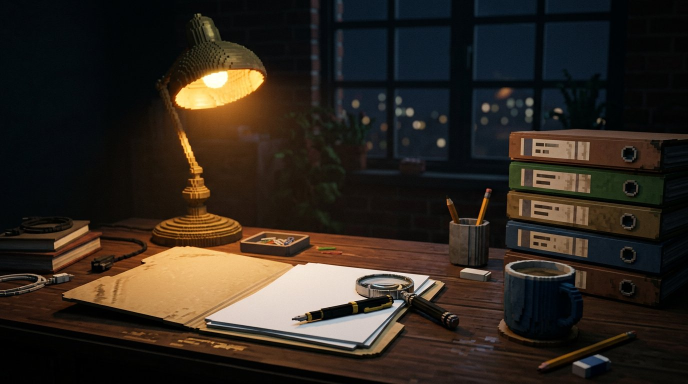
#> input picture assets/v2/b_desk.jpg, 1376 x 768 px, found by its file name (shown at 1/2 size)
$ python dossier.py
#> lines starting #> are read from the running program, lines starting #| are printed output that depends on the picture
### tools/anim.py
"""Мини-3D движок воксельных персонажей: боксы, скелет-риг, цикл ходьбы.
Персонажи честно двигаются в 3D и проецируются камерой — никаких слайдов."""
import numpy as np, math
from PIL import Image, ImageDraw

def _rotY(a):
    c,s=math.cos(a),math.sin(a); return np.array([[c,0,s],[0,1,0],[-s,0,c]],np.float32)
def _rotX(a):
    c,s=math.cos(a),math.sin(a); return np.array([[1,0,0],[0,c,-s],[0,s,c]],np.float32)
def _rotZ(a):
    c,s=math.cos(a),math.sin(a); return np.array([[c,-s,0],[s,c,0],[0,0,1]],np.float32)

FACES=[(np.array([0,0,1],np.float32),[4,5,6,7]),(np.array([0,0,-1],np.float32),[0,1,2,3]),
       (np.array([1,0,0],np.float32),[1,5,6,2]),(np.array([-1,0,0],np.float32),[0,4,7,3]),
       (np.array([0,1,0],np.float32),[3,2,6,7]),(np.array([0,-1,0],np.float32),[0,1,5,4])]
CORN=np.array([[-1,-1,-1],[1,-1,-1],[1,1,-1],[-1,1,-1],[-1,-1,1],[1,-1,1],[1,1,1],[-1,1,1]],np.float32)/2

class Cam:
    def __init__(s,W=1920,H=1080,f=1.5):
        s.W,s.H,s.f=W,H,f; s.pos=np.zeros(3,np.float32); s.yaw=s.pitch=s.roll=0.0
    def set(s,pos,yaw=0.0,pitch=0.0,roll=0.0):
        s.pos=np.array(pos,np.float32); s.yaw,s.pitch,s.roll=yaw,pitch,roll
    def matrices(s):
        return _rotX(-s.pitch)@_rotY(-s.yaw)
    def project(s,pts):
        M=s.matrices(); p=(pts-s.pos)@M.T
        z=np.clip(p[...,2],0.05,None); k=s.f*s.H/2
        x=p[...,0]*k/z+s.W/2; y=-p[...,1]*k/z+s.H/2
        return np.stack([x,y],-1), p[...,2]

def box(c,size,R=None,color=(200,200,200),emis=0.0):
    return dict(c=np.array(c,np.float32),s=np.array(size,np.float32),
                R=(R if R is not None else np.eye(3,dtype=np.float32)),col=np.array(color,np.float32),e=emis)

# [5 lines left out: function _swing, not called in this run]

def render(cam,boxes,light=(0.35,0.8,0.35),fogc=(8,14,13),fogd=0.045,amb=0.42):
#> called with light = (0.35, 0.8, 0.35), fogc = (8, 14, 13), fogd = 0.045, amb = 0.42
    L=np.array(light,np.float32); L/=np.linalg.norm(L)
    M=cam.matrices(); faces=[]
    for b in boxes:
        w=CORN*b["s"]@b["R"].T+b["c"]
        cw=(w-cam.pos)@M.T
        for n,idx in FACES:
            wn=n@b["R"].T
            fc=w[idx].mean(axis=0)
            if wn@(fc-cam.pos)>=0: continue
            d=cw[idx,::2][:,0].mean() if False else cw[idx][:,2].mean()
            poly,_=cam.project(w[idx])
            shade=amb+(1-amb)*max(0.0,float(wn@L))
            col=b["col"]*shade if b["e"]==0 else b["col"]*(0.55+0.45*shade)+np.array([140,180,150],np.float32)*b["e"]
            fmix=min(0.85,1-math.exp(-fogd*max(0,d-1)))
            col=col*(1-fmix)+np.array(fogc,np.float32)*fmix
            faces.append((d,[tuple(p) for p in poly],tuple(int(min(255,c)) for c in col)))
    faces.sort(key=lambda t:-t[0])
    im=Image.new("RGBA",(cam.W,cam.H),(0,0,0,0)); d=ImageDraw.Draw(im)
#> after `im = Image.new('RGBA', (cam.W, cam.H), (0, 0, 0, 0))`: im: PIL image 1920x1080 RGBA; every value is 0
    for _,poly,col in faces:
        d.polygon(poly,fill=col+(255,))
    return im

PAL={
 "doctor": dict(head=(214,178,140),torso=(235,235,230),legs=(70,80,95),arms=(235,235,230),hair=(90,70,50)),
 "guard":  dict(head=(200,160,130),torso=(70,95,70),legs=(50,60,50),arms=(70,95,70),hair=(40,40,40)),
 "subject":dict(head=(120,170,110),torso=(95,140,95),legs=(60,75,60),arms=(110,160,100),hair=(60,90,60)),
 "sci":    dict(head=(210,175,145),torso=(190,210,220),legs=(60,70,85),arms=(190,210,220),hair=(30,30,30)),
 "civil":  dict(head=(205,170,140),torso=(120,110,100),legs=(55,55,65),arms=(120,110,100),hair=(50,40,30)),
}

# [37 lines left out: function puppet, not called in this run]

def bust(kind,head_yaw=0.0,glow=0.0):
    P=PAL[kind]; B=[]
    hr=_rotY(head_yaw); hc=np.array([0,1.62,0],np.float32)
    B.append(box(hc,(0.44,0.44,0.44),hr,P["head"]))
    B.append(box(hc+hr@np.array([0,0.20,-0.01],np.float32),(0.47,0.14,0.47),hr,P["hair"]))
    ec=(230,255,225) if glow else (50,50,55)
    B.append(box(hc+hr@np.array([-0.11,0.04,0.235],np.float32),(0.08,0.06,0.05),hr,ec,glow))
    B.append(box(hc+hr@np.array([ 0.11,0.04,0.235],np.float32),(0.08,0.06,0.05),hr,ec,glow))
    B.append(box([0,1.28,0],(0.62,0.36,0.34),np.eye(3,dtype=np.float32),P["torso"]))
    return B

### tools/dossier.py
"""Досье v2: страницы-документы (фото 3D-бюста, машинопись, штампы)."""
import os, sys, math
import numpy as np
from PIL import Image, ImageDraw, ImageFont, ImageFilter
HERE=os.path.dirname(os.path.abspath(__file__)); sys.path.insert(0,HERE)
import anim
ROOT=os.environ.get("ROOT","/home/user/repo")
FM="/usr/share/fonts/truetype/dejavu/DejaVuSansMono.ttf"
FB="/usr/share/fonts/truetype/dejavu/DejaVuSans-Bold.ttf"

PAGES=[
 dict(n=1,name="ВОРОНИН А. П.",role="старший научный сотрудник",status="НЕ СПИТ 11 ДНЕЙ",stamp="ЗАРАЖЁН",
      note="ввёл себе двойную дозу.\nсчитает, что сон украдёт у него\nоткрытие.",glow=0.5),
 dict(n=2,name="ВОЛКОВ Д. М.",role="объект №1, доброволец",status="РАЗРУШИЛ СТЕНУ КАМЕРЫ",stamp="НА СВОБОДЕ",
      note="«я наконец выспался».\nпоследняя фраза в протоколе.",glow=0.8),
 dict(n=3,name="КРАВЦОВ И. С.",role="оператор сектора Б",status="ПРОПАЛ В НОЧЬ ПРОРЫВА",stamp="СЪЕДЕН",
      note="на стене камеры найдены\nследы. ногти. не его.",glow=0.0),
 dict(n=4,name="СМИРИНА Л. Ф.",role="врач-наблюдатель",status="ПОДОЖГЛА ЛАБОРАТОРИЮ",stamp="ЛИКВИДИРОВАНА",
      note="«лучше сжечь, чем дописать».\nзаписка приложена к делу.",glow=0.0),
 dict(n=5,name="ХАН Ю.",role="химик, дозиметрист",status="ЭВАКУИРОВАНА 14-ГО ДНЯ",stamp="ЭВАКУИРОВАНА",
      note="на выходе написала мелом:\n«ПРОЩАЙТЕ». не спала 9 дней.",glow=0.2),
 dict(n=6,name="РУИЗ М.",role="техник связи",status="НЕ ВЫШЛА НА СВЯЗЬ",stamp="НЕИЗВЕСТНА",
      note="последний пакет: 4 секунды\nзвука. в нём кто-то дышит.",glow=0.4),
]

def paper_tex(w,h,seed):
    rs=np.random.RandomState(seed)
    p=np.full((h,w,3),236,np.float32)
    n=rs.rand(h//4,w//4)*10-5
    p+=np.array(Image.fromarray((n-n.min()).astype(np.uint8)).resize((w,h),Image.BILINEAR))[...,None]*0.6
    yy,xx=np.mgrid[0:h,0:w]
    p-=np.clip(((xx/w-0.5)**2+(yy/h-0.5)**2)-0.2,0,1)[...,None]*22
    return p

def stamp_img(text,seed):
    f=ImageFont.truetype(FB,64)
    im=Image.new("RGBA",(len(text)*46+60,120),(0,0,0,0)); d=ImageDraw.Draw(im)
    d.rectangle([4,4,im.width-4,im.height-4],outline=(178,32,40,235),width=6)
    d.text((30,22),text,font=f,fill=(178,32,40,235))
    rs=np.random.RandomState(seed)
    m=np.array(im)
    mask=(rs.rand(*m.shape[:2])>0.12).astype(np.uint8)*255
    m[...,3]=np.minimum(m[...,3],Image.fromarray(mask).filter(ImageFilter.GaussianBlur(0.6)))
    return Image.fromarray(m)

def page_img(P,seed):
    w,h=1100,1500
    im=Image.fromarray(np.clip(paper_tex(w,h,seed),0,255).astype(np.uint8)).convert("RGBA")
    d=ImageDraw.Draw(im)
    fb=ImageFont.truetype(FB,44); fm=ImageFont.truetype(FM,34); fs=ImageFont.truetype(FM,26)
    d.text((60,50),"ПРОЕКТ «БЕССОННИЦА»",font=fb,fill=(40,40,45))
    d.text((60,110),f"ЛИЧНОЕ ДЕЛО № 0{P['n']}-З / СЕКТОР Б",font=fm,fill=(70,70,75))
    d.line([(60,170),(w-60,170)],fill=(60,60,60),width=3)
    # фото-полароид
    kind="subject" if P["glow"]>0.3 else ("doctor" if P["n"]%2 else "sci")
    cam=anim.Cam(); cam.set((0.15,1.5,-2.4),yaw=0.10,pitch=0.0)
    spr=anim.render(cam,anim.bust(kind,head_yaw=math.pi-0.3,glow=P["glow"]))
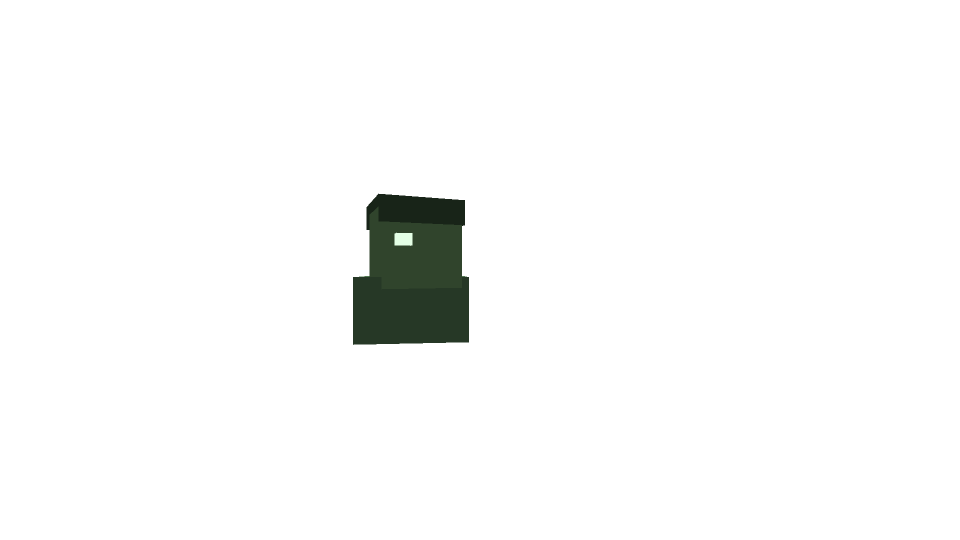
#> spr: PIL image 1920x1080 RGBA (shown at 1/2 size); mean R, G, B, A 1.2, 1.8, 1.2, 7.5; transparent parts drawn white
    a=np.array(spr); ys,xs=np.where(a[...,3]>10)
    y0,y1,x0,x1=ys.min(),ys.max(),xs.min(),xs.max()
#> y0 = 387; y1 = 689; x0 = 706; x1 = 937
    m=int((y1-y0)*0.18); y0=max(0,y0-m); x0=max(0,x0-m); x1=min(1920,x1+m); y1=min(1080,y1+m)
#> after `m = int((y1 - y0) * 0.18)`: m = 54
#> after `y0 = max(0, y0 - m)`: y0 = 333
#> after `x0 = max(0, x0 - m)`: x0 = 652
#> after `x1 = min(1920, x1 + m)`: x1 = 991
#> after `y1 = min(1080, y1 + m)`: y1 = 743
    gg=np.zeros((1080,1920,4),np.uint8); gg[...,3]=255
    col=(90+(np.mgrid[0:1080][:,None]/1080*60)).astype(np.uint8)
    gg[...,:3]=col[:,None,:]
    base=Image.fromarray(gg,"RGBA"); base=Image.alpha_composite(base,spr)
    bust=base.crop((x0,y0,x1,y1)).convert("RGB")
    bust=Image.fromarray((np.array(bust,np.float32)*np.array([0.9,1.0,0.92])).clip(0,255).astype(np.uint8))
    ph=Image.new("RGBA",(420,470),(250,250,248,255)); pd=ImageDraw.Draw(ph)
    ph.paste(bust.resize((380,380)),(20,20))
    pd.text((30,410),f"ОБЪЕКТ 0{P['n']}",font=fs,fill=(50,50,50))
    ph=ph.rotate(-3,expand=True,fillcolor=(0,0,0,0))
#> ph: PIL image 446x492 RGBA
    sh=Image.new("RGBA",im.size,(0,0,0,0)); sd=ImageDraw.Draw(sh)
#> after `sh = Image.new('RGBA', im.size, (0, 0, 0, 0))`: sh: PIL image 1100x1500 RGBA; every value is 0
    sd.rectangle([640,210,640+ph.width,210+ph.height],fill=(0,0,0,60)); sh=sh.filter(ImageFilter.GaussianBlur(8))
    im=Image.alpha_composite(im,sh)
#> im: PIL image 1100x1500 RGBA
    im.alpha_composite(ph,(650,200))
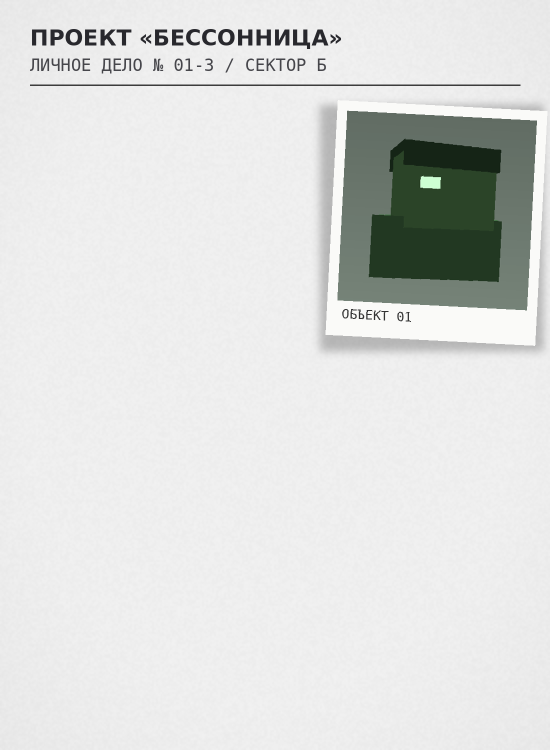
#> im: PIL image 1100x1500 RGBA (shown at 1/2 size); mean R, G, B, A 221.1, 222.6, 221.2, 255
    # машинопись
    y=760
    for lab,val in (("ИМЯ:",P["name"]),("РОЛЬ:",P["role"]),("СТАТУС:",P["status"])):
        d=ImageDraw.Draw(im)
        d.text((70,y),lab,font=fm,fill=(60,60,65)); d.text((260,y),val,font=fm,fill=(25,25,28)); y+=62
#> after the loop, y = 946
    d.text((70,y+10),"ОСОБЫЕ ОТМЕТКИ:",font=fm,fill=(60,60,65)); y+=58
#> after `y += 58`: y = 1004
    for ln in P["note"].split("\n"):
        d.text((90,y),ln,font=fm,fill=(25,25,28)); y+=48
#> this loop made 3 passes
#> y on passes 1 to 3: 1052, 1100, 1148
#> after the loop, y = 1148
    # штамп
    st=stamp_img(P["stamp"],seed+9).rotate(-14,expand=True,fillcolor=(0,0,0,0))
#> in stamp_img, `im = Image.new('RGBA', (len(text) * 46 + 60, 120), (0, 0, 0, 0))`: im: PIL image 382x120 RGBA; every value is 0
#> in stamp_img, `m[...,3]=np.minimum(m[...,3],Image.fromarray(mask).filter(ImageFilter...`:
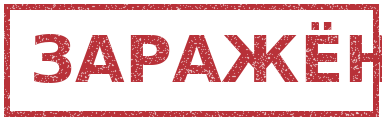
#> m: shape (120, 382, 4); mean R, G, B, A 57.6, 10.4, 12.9, 66.5; transparent parts drawn white
#> in stamp_img, `m[...,3]=np.minimum(m[...,3],Image.fromarray(mask).filter(ImageFilter...`:
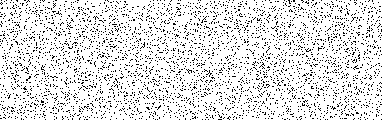
#> mask: shape (120, 382); 87.9% white; black in thin lines or dots
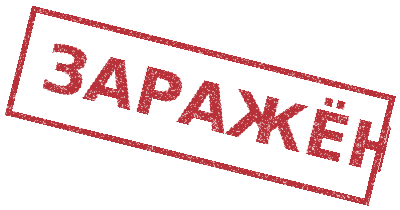
#> st: PIL image 400x210 RGBA; mean R, G, B, A 31.4, 5.6, 7.1, 36.3; transparent parts drawn white
    im.alpha_composite(st,(120,1080))
#> im: PIL image 1100x1500 RGBA
    # подпись-закорючка
    rs=np.random.RandomState(seed+3)
    d=ImageDraw.Draw(im)
    pts=[(700+i*8,1300+int(14*math.sin(i*0.9)+rs.rand()*8)) for i in range(24)]
    d.line(pts,fill=(30,30,90),width=3)
    d.text((700,1340),"куратор проекта",font=fs,fill=(80,80,85))
    # скрепка
    d.rounded_rectangle([520,40,560,180],radius=20,outline=(120,120,130),width=7)
    d.rounded_rectangle([532,52,548,170],radius=8,outline=(140,140,150),width=5)
    return im

def on_desk(page,seed,ang):
#> called with seed = 2, ang = -2.5
    desk=Image.open(f"{ROOT}/assets/v2/b_desk.jpg").convert("RGB").resize((1920,1080))
    pg=page.rotate(ang,expand=True,fillcolor=(0,0,0,0))
    sh=Image.new("RGBA",(1920,1080),(0,0,0,0)); d=ImageDraw.Draw(sh)
    x,y=(1920-pg.width)//2-20,(1080-pg.height)//2+10
#> x = 357; y = -224
    d.rectangle([x+14,y+18,x+pg.width+14,y+pg.height+18],fill=(0,0,0,90)); sh=sh.filter(ImageFilter.GaussianBlur(14))
#> after `sh = sh.filter(ImageFilter.GaussianBlur(14))`:
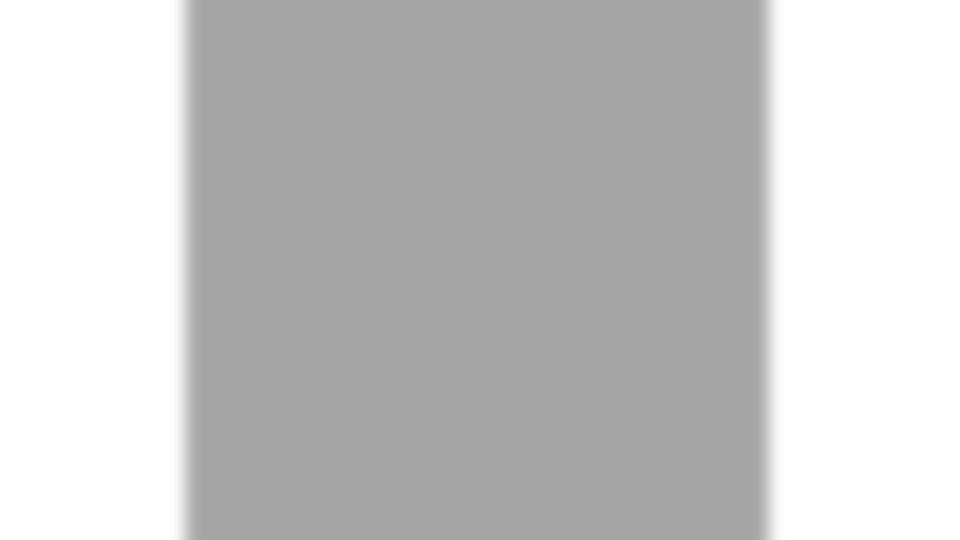
#> sh: PIL image 1920x1080 RGBA (shown at 1/2 size); mean R, G, B, A 0, 0, 0, 54.7; transparent parts drawn white
    out=Image.alpha_composite(desk.convert("RGBA"),sh)
    out.alpha_composite(pg,(x,y))
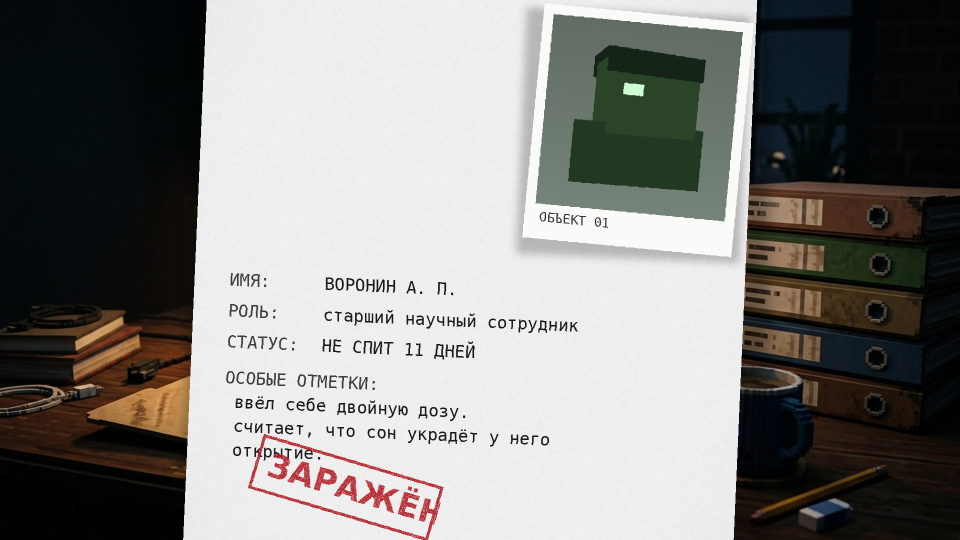
#> out: PIL image 1920x1080 RGBA (shown at 1/2 size); mean R, G, B, A 132.9, 131.8, 129.1, 255
    # виньетка
    a=np.array(out.convert("RGB"),np.float32)
    yy,xx=np.mgrid[0:1080,0:1920]; r2=((xx-960)/1180)**2+((yy-540)/660)**2
    a*=np.clip(1-0.35*np.clip((r2-0.5)/0.6,0,1)**2,0.5,1)[...,None]
    return np.clip(a,0,255).astype(np.uint8)

if __name__=="__main__":
    os.makedirs("/home/user/.qc",exist_ok=True)
    for i,P in enumerate(PAGES):
        arr=on_desk(page_img(P,i*7+2),i*7+2,ang=-2.5+i*0.8)
        Image.fromarray(arr).save(f"/home/user/.qc/dossier_{i}.png")
    print("DOSSIER OK")
